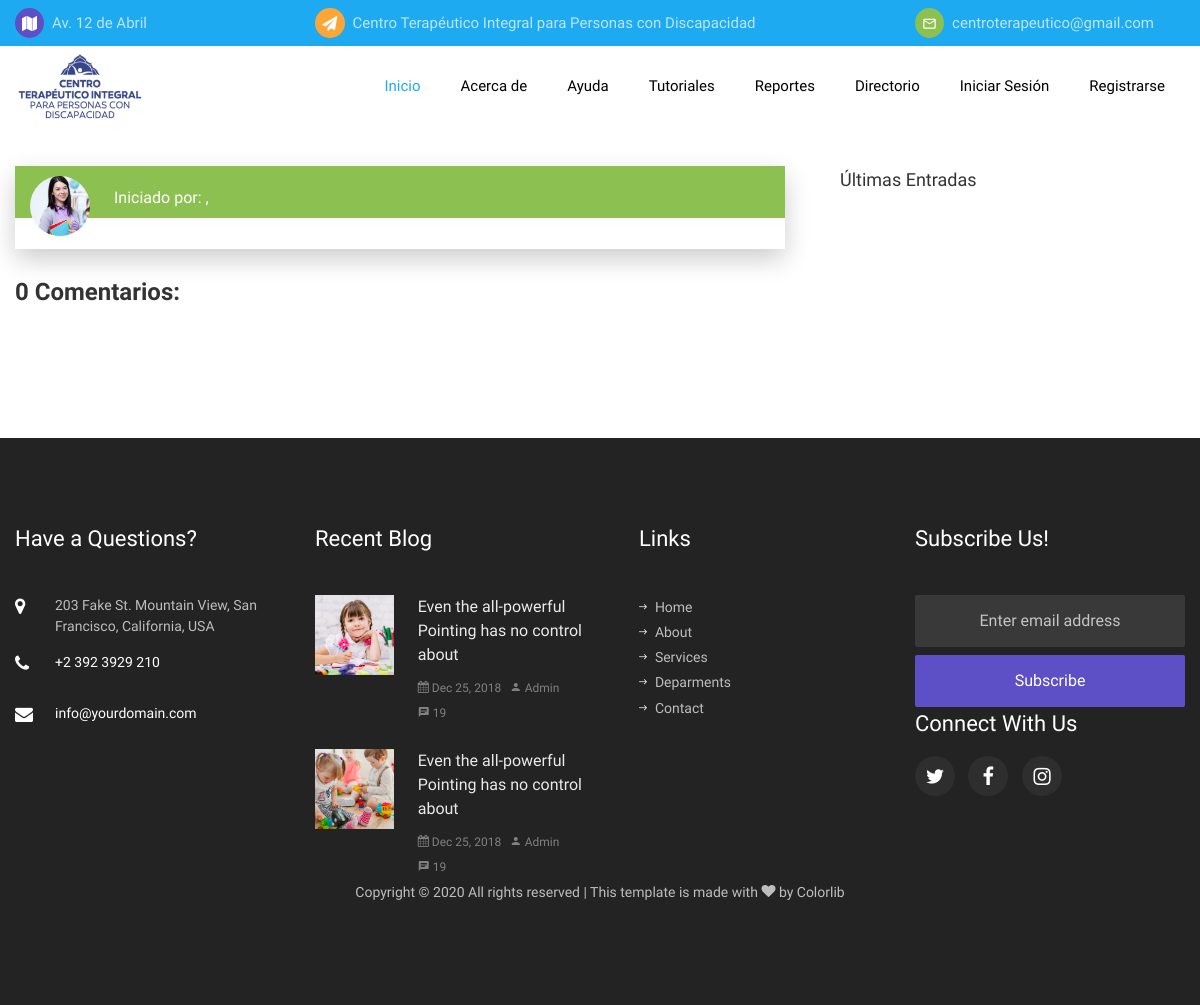
The page /blog-single.html/1 on the database as committed earlier.
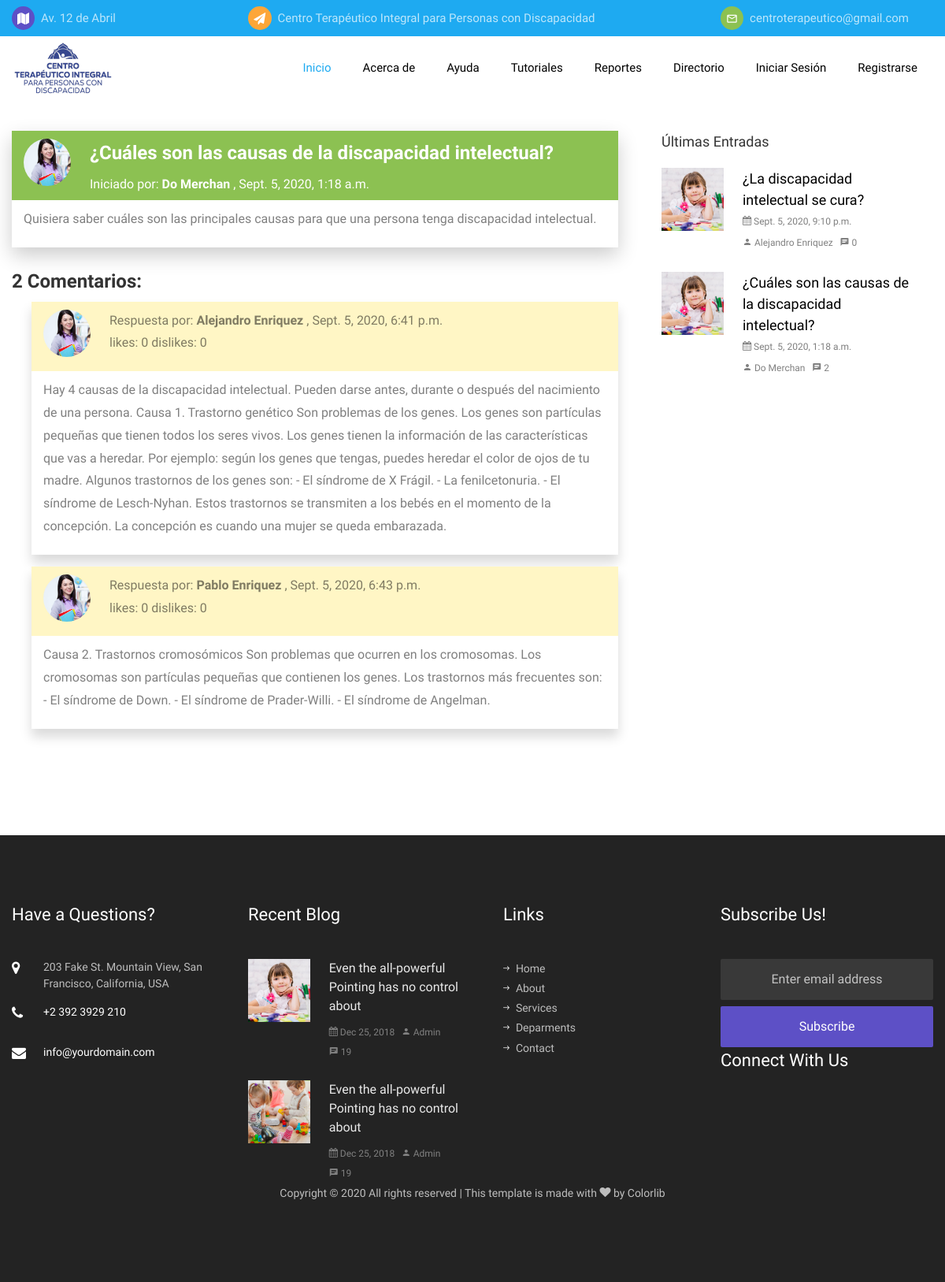
The same page on the database as committed later.
### website/models.py (models this page shows, shortened)
class Therapeutic_center(models.Model):
    name = models.CharField(max_length=100)
    direction = models.ForeignKey('Direction', on_delete=models.DO_NOTHING, null=True)
    phone_number_1 = models.PositiveIntegerField()
    phone_number_2 = models.PositiveIntegerField()
    email = models.EmailField(max_length=250)
    bank_name = models.CharField(max_length=100)
    bank_account = models.CharField(max_length=10)
    bank_id_card = models.CharField(max_length=10)

class Direction(models.Model):
    main_street = models.CharField(max_length=250)
    secondary_street = models.CharField(max_length=250, null=True)
    house_number = models.CharField(max_length=5, null=True)
    reference = models.TextField()

class Forum_entry(models.Model):
    representative = models.ForeignKey(User, on_delete=models.SET_NULL, null=True)
    subject = models.CharField(max_length=200)
    description = models.TextField(max_length=5000)
    date = models.DateTimeField(auto_now_add=True)

class User(models.Model):
    MALE = 'M'
    FEMALE = 'F'
    SEX_OPTIONS = [
        (MALE, 'Masculino'),
        (FEMALE, 'Femenino'),
    ]
    ADMINISTRATOR = 'AD'
    THERAPIST = 'TR'
    REPRESENTATIVE = 'RP'
    ROL_OPTIONS = [
        (ADMINISTRATOR, 'Administrador'),
        (THERAPIST, 'Terapeuta'),
        (REPRESENTATIVE, 'Representante'),
    ]
    first_name = models.CharField(max_length=150)
    last_name = models.CharField(max_length=150)
    identity_card = models.CharField(max_length=10)
    registration_date = models.DateTimeField(auto_now_add=True)
    rol = models.CharField(max_length=2, choices=ROL_OPTIONS, default=REPRESENTATIVE)
    birth = models.DateField()
    sex = models.CharField(max_length=1, choices=SEX_OPTIONS, default=MALE)
    civil_status = models.CharField(max_length=150, null=True)
    phone_number_1 = models.PositiveIntegerField()
    phone_number_2 = models.PositiveIntegerField(null=True)
    email = models.EmailField(max_length=250)
    password = models.CharField(max_length=25)
    direction = models.ForeignKey('Direction', on_delete=models.DO_NOTHING, null=True)
    job_title = models.CharField(max_length=500, null=True)
    degree = models.CharField(max_length=500, null=True)
    biography = models.TextField(null=True)
    def __str__(self):
        return self.first_name + ' ' + self.last_name

class Forum_response(models.Model):
    entry = models.ForeignKey(Forum_entry, on_delete=models.CASCADE, null=True)
    user = models.ForeignKey(User, on_delete=models.SET_NULL, null=True)
    response = models.TextField(max_length=5000)
    date = models.DateTimeField(auto_now_add=True)
    like = models.PositiveIntegerField(default=0)
    dislike = models.IntegerField(default=0)

### website/views.py (the view)
# urls.py: path('blog-single.html/<int:id>', views.showForum),
def showForum(request, id):
    forum_responses = Forum_response.objects.filter(entry=id)
    entry = Forum_entry.objects.filter(id=id).first()
    entries = Forum_entry.objects.reverse()[:5].annotate(responses=Count('forum_response'))
    count_responses = Forum_response.objects.filter(entry=id).count()
    return render(request, 'blog-single.html', {'center_data':center_data, 'entry':entry, 'responses':forum_responses, 'entries':entries, 'count_responses':count_responses})

### templates/blog-single.html (shortened to what this page needs)
<!DOCTYPE html>
<html lang="en">
<head>
    {% include 'includes/head.html'%} {% block head %} {% endblock %}
</head>
<body>
    {% include 'includes/header.html'%} {% block header %} {% endblock %} {% include 'includes/navbar.html'%} {% block navbar %} {% endblock %}
    <section class="forum-section">
        <div class="container">
            <div class="row">
                <div class="col-lg-8 ftco-animate">
                    <div class="forum-entry">
                        <div class="forum-header entry bg-tertiary">
                            <div class="user-img mr-4" style="background-image: url(../static/website/images/teacher-1.jpg)"></div>
                            <div class="content">
                                <h4>{{ entry.subject }}</h4>
                                Iniciado por: <strong>{{ entry.representative}} </strong>, {{ entry.date }}
                            </div>
                        </div>
                        <div class="forum-description">
                            <p>{{ entry.description }}</p>
                        </div>
                    </div>
                    <h4><strong>{{ count_responses }} Comentarios:</strong></h4>
                    {%for response in responses%}
                    <div class="forum-response">
                        <div class="forum-header response">
                            <div class="user-img mr-4" style="background-image: url(../static/website/images/teacher-1.jpg)"></div>
                            <div class="content">
                                Respuesta por: <strong>{{ response.user}} </strong>, {{ response.date }}
                                <p>likes: {{response.like }} dislikes: {{ response.dislike }}</p>
                            </div>
                        </div>
                        <div class="forum-description">
                            <p>{{response.response}}</p>
                        </div>
                    </div>
                    {%endfor%}
                </div>
                <div class="col-lg-4 sidebar ftco-animate">
                    <div class="sidebar-box ftco-animate last-entries">
                        <h3>Últimas Entradas</h3>
                        {%for entry in entries%}
                        <div class="block-21 mb-4 d-flex">
                            <a class="blog-img mr-4" style="background-image: url(../static/website/images/image_1.jpg);"></a>
                            <div class="text">
                                <h3 class="heading"><a href="/blog-single.html/{{entry.id}}">{{ entry.subject }}</a></h3>
                                <div class="meta">
                                    <div><span class="icon-calendar"></span> {{ entry.date }}</div>
                                    <div><a href="#"><span class="icon-person"></span> {{ entry.representative }}</a></div>
                                    <div><span class="icon-chat"></span> {{ entry.responses }}</div>
                                </div>
                            </div>
                        </div>
                        {%endfor%}
                    </div>
                </div>
            </div>
        </div>
    </section>
    {% include 'includes/footer.html'%} {% block footer %} {% endblock %}
</body>
</html>

### templates/includes/head.html (shortened to what this page needs)
<link rel="stylesheet" href="/static/website/css/open-iconic-bootstrap.min.css">
<link rel="stylesheet" href="/static/website/css/animate.css">
<link rel="stylesheet" href="/static/website/css/owl.carousel.min.css">
<link rel="stylesheet" href="/static/website/css/owl.theme.default.min.css">
<link rel="stylesheet" href="/static/website/css/magnific-popup.css">
<link rel="stylesheet" href="/static/website/css/aos.css">
<link rel="stylesheet" href="/static/website/css/ionicons.min.css">
<link rel="stylesheet" href="/static/website/css/flaticon.css">
<link rel="stylesheet" href="/static/website/css/icomoon.css">
<link rel="stylesheet" href="/static/website/css/style.css">
<link rel="stylesheet" href="/static/website/css/my-style.css">

### templates/includes/header.html (shortened to what this page needs)
<div class="py-2 bg-primary">
    <div class="container">
        <div class="row no-gutters d-flex align-items-start align-items-center px-3 px-md-0">
            <div class="col-lg-12 d-block">
                <div class="row d-flex">
                    <div class="col-md-5 pr-4 d-flex topper align-items-center width-25">
                        <div class="icon bg-fifth mr-2 d-flex justify-content-center align-items-center"><span class="icon-map"></span></div>
                        <span class="text">{{ center_data.direction.main_street }}</span>
                    </div>
                    <div class="col-md pr-4 d-flex topper align-items-center width-50">
                        <div class="icon bg-secondary mr-2 d-flex justify-content-center align-items-center"><span class="icon-paper-plane"></span></div>
                        <span class="text"><a class="text" class="nav-link">{{ center_data.name }}</a></span>
                    </div>
                    <div class="col-md pr-4 d-flex topper align-items-center width-25">
                        <div class="icon bg-tertiary mr-2 d-flex justify-content-center align-items-center"><span class="icon-mail_outline"></span></div>
                        <span class="text"><a class="text" class="nav-link">{{ center_data.email }}</a></span>
                    </div>
                </div>
            </div>
        </div>
    </div>
</div>

### templates/includes/navbar.html (shortened to what this page needs)
<nav class="navbar navbar-expand-lg navbar-dark bg-dark ftco_navbar ftco-navbar-light" id="ftco-navbar">
    <div class="container d-flex align-items-center">
        <div class="block-21 mb-5 d-flex">
            <a href="index.html" class="logo-img blog-img mr-4 logo" style="background-image: url(../static/website/images/logo.png);"></a>
        </div>
        <div class="collapse navbar-collapse" id="ftco-nav">
            <ul class="navbar-nav ml-auto">
                <li class="nav-item active"><a href="/index.html" class="nav-link">Inicio</a></li>
                <li class="nav-item"><a class="nav-link">Acerca de</a>
                </li>
                <li class="nav-item"><a class="nav-link">Ayuda</a>
                </li>
                <li class="nav-item"><a href="/tutorial.html" class="nav-link">Tutoriales</a></li>
                <li class="nav-item"><a href="/report.html" class="nav-link">Reportes</a></li>
                <li class="nav-item"><a href="/directory.html" class="nav-link">Directorio</a></li>
                {% if request.session.user_email %}
                <li class="nav-item"><a href="#" class="nav-link">{{ request.session.user_email }}</a>
                    <ul class="sub-menu">
                        <li class="nav-item"><a href="/pacientes.html" class="nav-link">Mis representados</a></li>
                        <li class="nav-item"><a href="/therapies.html" class="nav-link">Perfil</a></li>
                        <li class="nav-item"><a href="/tips.html" class="nav-link">Próximas Terapias</a></li>
                        <li class="nav-item"><a href="/logout/" class="nav-link">Cerrar Sesión</a></li>
                    </ul>
                </li>
                {% else %}
                <li class="nav-item"><a href="/login.html" class="nav-link">Iniciar Sesión</a></li>
                <li class="nav-item"><a href="/registro.html" class="nav-link">Registrarse</a></li>
                {% endif %}
            </ul>
        </div>
    </div>
</nav>

### templates/includes/footer.html (shortened to what this page needs)
<footer class="ftco-footer ftco-bg-dark ftco-section">
    <div class="container">
        <div class="row mb-5">
            <div class="col-md-6 col-lg-3">
                <div class="ftco-footer-widget mb-5">
                    <h2 class="ftco-heading-2">Have a Questions?</h2>
                    <div class="block-23 mb-3">
                        <ul>
                            <li><span class="icon icon-map-marker"></span><span class="text">203 Fake St. Mountain View, San Francisco, California, USA</span></li>
                            <li><a href="#"><span class="icon icon-phone"></span><span class="text">+2 392 3929 210</span></a></li>
                            <li><a href="#"><span class="icon icon-envelope"></span><span class="text">info@yourdomain.com</span></a></li>
                        </ul>
                    </div>
                </div>
            </div>
            <div class="col-md-6 col-lg-3">
                <div class="ftco-footer-widget mb-5">
                    <h2 class="ftco-heading-2">Recent Blog</h2>
                    <div class="block-21 mb-4 d-flex">
                        <a class="blog-img mr-4" style="background-image: url(../static/website/images/image_1.jpg);"></a>
                        <div class="text">
                            <h3 class="heading"><a href="#">Even the all-powerful Pointing has no control about</a></h3>
                            <div class="meta">
                                <div><a href="#"><span class="icon-calendar"></span> Dec 25, 2018</a></div>
                                <div><a href="#"><span class="icon-person"></span> Admin</a></div>
                                <div><a href="#"><span class="icon-chat"></span> 19</a></div>
                            </div>
                        </div>
                    </div>
                    <div class="block-21 mb-5 d-flex">
                        <a class="blog-img mr-4" style="background-image: url(../static/website/images/image_2.jpg);"></a>
                        <div class="text">
                            <h3 class="heading"><a href="#">Even the all-powerful Pointing has no control about</a></h3>
                            <div class="meta">
                                <div><a href="#"><span class="icon-calendar"></span> Dec 25, 2018</a></div>
                                <div><a href="#"><span class="icon-person"></span> Admin</a></div>
                                <div><a href="#"><span class="icon-chat"></span> 19</a></div>
                            </div>
                        </div>
                    </div>
                </div>
            </div>
            <div class="col-md-6 col-lg-3">
                <div class="ftco-footer-widget mb-5 ml-md-4">
                    <h2 class="ftco-heading-2">Links</h2>
                    <ul class="list-unstyled">
                        <li><a href="#"><span class="ion-ios-arrow-round-forward mr-2"></span>Home</a></li>
                        <li><a href="#"><span class="ion-ios-arrow-round-forward mr-2"></span>About</a></li>
                        <li><a href="#"><span class="ion-ios-arrow-round-forward mr-2"></span>Services</a></li>
                        <li><a href="#"><span class="ion-ios-arrow-round-forward mr-2"></span>Deparments</a></li>
                        <li><a href="#"><span class="ion-ios-arrow-round-forward mr-2"></span>Contact</a></li>
                    </ul>
                </div>
            </div>
            <div class="col-md-6 col-lg-3">
                <div class="ftco-footer-widget mb-5">
                    <h2 class="ftco-heading-2">Subscribe Us!</h2>
                    <form action="#" class="subscribe-form">
                        <div class="form-group">
                            <input type="text" class="form-control mb-2 text-center" placeholder="Enter email address">
                            <input type="submit" value="Subscribe" class="form-control submit px-3">
                        </div>
                    </form>
                </div>
                <div class="ftco-footer-widget mb-5">
                    <h2 class="ftco-heading-2 mb-0">Connect With Us</h2>
                    <ul class="ftco-footer-social list-unstyled float-md-left float-lft mt-3">
                        <li class="ftco-animate"><a href="#"><span class="icon-twitter"></span></a></li>
                        <li class="ftco-animate"><a href="#"><span class="icon-facebook"></span></a></li>
                        <li class="ftco-animate"><a href="#"><span class="icon-instagram"></span></a></li>
                    </ul>
                </div>
            </div>
        </div>
        <div class="row">
            <div class="col-md-12 text-center">
                <p>
                    Copyright &copy;
                     All rights reserved | This template is made with <i class="icon-heart" aria-hidden="true"></i> by <a href="https://colorlib.com" target="_blank">Colorlib</a>
                </p>
            </div>
        </div>
    </div>
</footer>

Rows that differ between the two databases and show on the page:
added Forum_entry: subject "¿Cuáles son las causas de la discapacidad intelectual?", representative "Do Merchan", date "Sept. 5, 2020, 1:18 a.m.", description "Quisiera saber cuáles son las principales causas para que una persona tenga discapacidad intelectual.", responses "2"
added Forum_response: user "Alejandro Enriquez", date "Sept. 5, 2020, 6:41 p.m.", like "0", dislike "0", response "Hay 4 causas de la discapacidad intelectual. Pueden darse antes, durante o después del nacimiento de una persona. Causa 1. Trastorno genético Son problemas de los genes. Los genes son partículas pequeñas que tienen todos los seres vivos. Los genes tienen la información de las características que vas a heredar. Por ejemplo: según los genes que tengas, puedes heredar el color de ojos de tu madre. Algunos trastornos de los genes son: - El síndrome de X Frágil. - La fenilcetonuria. - El síndrome de Lesch-Nyhan. Estos trastornos se transmiten a los bebés en el momento de la concepción. La concepción es cuando una mujer se queda embarazada."
added Forum_response: user "Pablo Enriquez", date "Sept. 5, 2020, 6:43 p.m.", like "0", dislike "0", response "Causa 2. Trastornos cromosómicos Son problemas que ocurren en los cromosomas. Los cromosomas son partículas pequeñas que contienen los genes. Los trastornos más frecuentes son: - El síndrome de Down. - El síndrome de Prader-Willi. - El síndrome de Angelman."
added Forum_entry: subject "¿La discapacidad intelectual se cura?", date "Sept. 5, 2020, 9:10 p.m.", representative "Alejandro Enriquez", responses "0"
Other text that changed with them:
{{ count_responses }}: "0" → "2"
